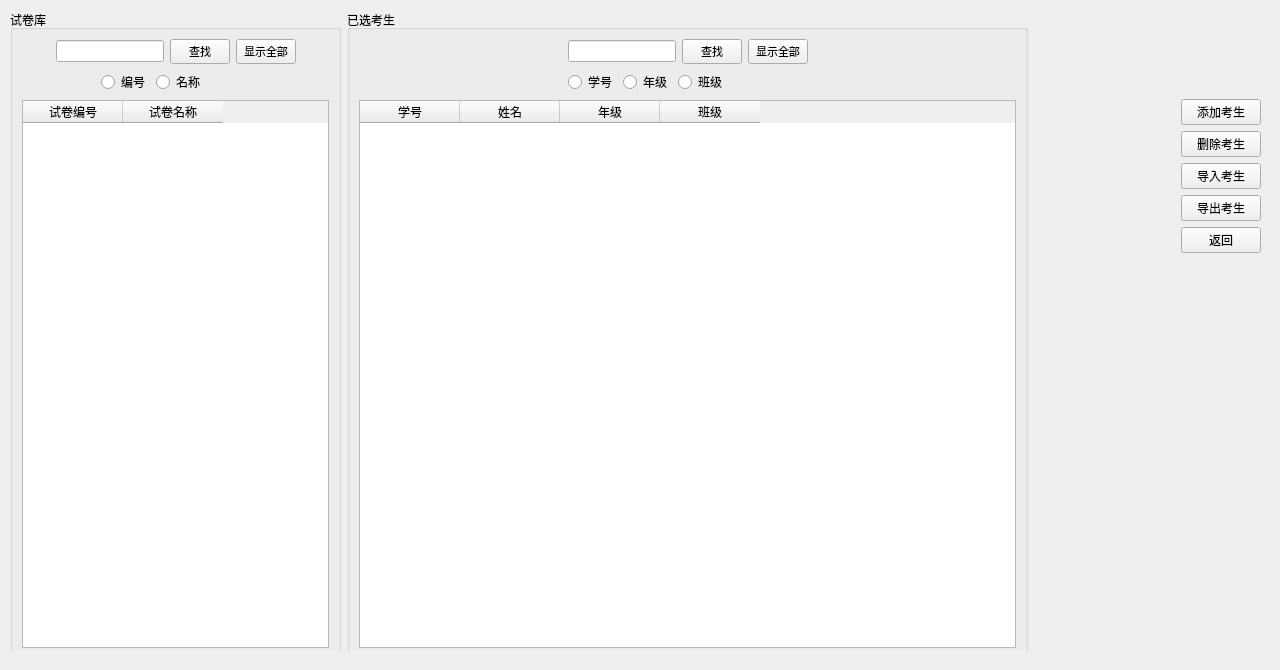
<?xml version="1.0" encoding="UTF-8"?>
<ui version="4.0">
 <class>PaperSetting</class>
 <widget class="QWidget" name="PaperSetting">
  <property name="geometry">
   <rect>
    <x>0</x>
    <y>0</y>
    <width>1280</width>
    <height>670</height>
   </rect>
  </property>
  <property name="sizePolicy">
   <sizepolicy hsizetype="Preferred" vsizetype="Preferred">
    <horstretch>0</horstretch>
    <verstretch>0</verstretch>
   </sizepolicy>
  </property>
  <property name="font">
   <font>
    <pointsize>7</pointsize>
   </font>
  </property>
  <property name="windowTitle">
   <string>Form</string>
  </property>
  <widget class="QWidget" name="">
   <property name="geometry">
    <rect>
     <x>10</x>
     <y>10</y>
     <width>1251</width>
     <height>641</height>
    </rect>
   </property>
   <layout class="QHBoxLayout" name="horizontalLayout">
    <item>
     <widget class="QGroupBox" name="groupBox_2">
      <property name="sizePolicy">
       <sizepolicy hsizetype="Fixed" vsizetype="Fixed">
        <horstretch>0</horstretch>
        <verstretch>0</verstretch>
       </sizepolicy>
      </property>
      <property name="minimumSize">
       <size>
        <width>331</width>
        <height>650</height>
       </size>
      </property>
      <property name="maximumSize">
       <size>
        <width>331</width>
        <height>650</height>
       </size>
      </property>
      <property name="font">
       <font>
        <pointsize>9</pointsize>
       </font>
      </property>
      <property name="title">
       <string>试卷库</string>
      </property>
      <layout class="QGridLayout" name="gridLayout_2">
       <item row="0" column="0">
        <spacer name="horizontalSpacer_7">
         <property name="orientation">
          <enum>Qt::Horizontal</enum>
         </property>
         <property name="sizeHint" stdset="0">
          <size>
           <width>18</width>
           <height>20</height>
          </size>
         </property>
        </spacer>
       </item>
       <item row="0" column="1">
        <layout class="QVBoxLayout" name="verticalLayout_2">
         <item>
          <layout class="QHBoxLayout" name="horizontalLayout_3">
           <item>
            <widget class="QLineEdit" name="lineEdit"/>
           </item>
           <item>
            <widget class="QPushButton" name="pushButton_searchpaper">
             <property name="sizePolicy">
              <sizepolicy hsizetype="Fixed" vsizetype="Fixed">
               <horstretch>60</horstretch>
               <verstretch>25</verstretch>
              </sizepolicy>
             </property>
             <property name="maximumSize">
              <size>
               <width>60</width>
               <height>25</height>
              </size>
             </property>
             <property name="font">
              <font>
               <pointsize>8</pointsize>
              </font>
             </property>
             <property name="text">
              <string>查找</string>
             </property>
            </widget>
           </item>
           <item>
            <widget class="QPushButton" name="pushButton_allpaper">
             <property name="sizePolicy">
              <sizepolicy hsizetype="Fixed" vsizetype="Fixed">
               <horstretch>60</horstretch>
               <verstretch>25</verstretch>
              </sizepolicy>
             </property>
             <property name="maximumSize">
              <size>
               <width>60</width>
               <height>25</height>
              </size>
             </property>
             <property name="font">
              <font>
               <pointsize>8</pointsize>
              </font>
             </property>
             <property name="text">
              <string>显示全部</string>
             </property>
            </widget>
           </item>
          </layout>
         </item>
         <item>
          <layout class="QHBoxLayout" name="horizontalLayout_4">
           <item>
            <spacer name="horizontalSpacer_5">
             <property name="orientation">
              <enum>Qt::Horizontal</enum>
             </property>
             <property name="sizeHint" stdset="0">
              <size>
               <width>40</width>
               <height>20</height>
              </size>
             </property>
            </spacer>
           </item>
           <item>
            <widget class="QRadioButton" name="radioButton_paperid">
             <property name="text">
              <string>编号</string>
             </property>
            </widget>
           </item>
           <item>
            <widget class="QRadioButton" name="radioButton_papername">
             <property name="text">
              <string>名称</string>
             </property>
            </widget>
           </item>
           <item>
            <spacer name="horizontalSpacer_4">
             <property name="orientation">
              <enum>Qt::Horizontal</enum>
             </property>
             <property name="sizeHint" stdset="0">
              <size>
               <width>40</width>
               <height>20</height>
              </size>
             </property>
            </spacer>
           </item>
           <item>
            <spacer name="horizontalSpacer_6">
             <property name="orientation">
              <enum>Qt::Horizontal</enum>
             </property>
             <property name="sizeHint" stdset="0">
              <size>
               <width>40</width>
               <height>20</height>
              </size>
             </property>
            </spacer>
           </item>
          </layout>
         </item>
        </layout>
       </item>
       <item row="0" column="2">
        <spacer name="horizontalSpacer_8">
         <property name="orientation">
          <enum>Qt::Horizontal</enum>
         </property>
         <property name="sizeHint" stdset="0">
          <size>
           <width>18</width>
           <height>20</height>
          </size>
         </property>
        </spacer>
       </item>
       <item row="1" column="0" colspan="3">
        <widget class="QTableWidget" name="tableWidget_allpaper">
         <property name="font">
          <font>
           <family>宋体</family>
           <pointsize>9</pointsize>
          </font>
         </property>
         <property name="editTriggers">
          <set>QAbstractItemView::NoEditTriggers</set>
         </property>
         <column>
          <property name="text">
           <string>试卷编号</string>
          </property>
         </column>
         <column>
          <property name="text">
           <string>试卷名称</string>
          </property>
         </column>
        </widget>
       </item>
      </layout>
     </widget>
    </item>
    <item>
     <widget class="QGroupBox" name="groupBox_3">
      <property name="sizePolicy">
       <sizepolicy hsizetype="Fixed" vsizetype="Fixed">
        <horstretch>0</horstretch>
        <verstretch>0</verstretch>
       </sizepolicy>
      </property>
      <property name="minimumSize">
       <size>
        <width>681</width>
        <height>650</height>
       </size>
      </property>
      <property name="maximumSize">
       <size>
        <width>681</width>
        <height>650</height>
       </size>
      </property>
      <property name="font">
       <font>
        <pointsize>9</pointsize>
       </font>
      </property>
      <property name="title">
       <string>已选考生</string>
      </property>
      <layout class="QGridLayout" name="gridLayout_5">
       <item row="0" column="0">
        <spacer name="horizontalSpacer_15">
         <property name="orientation">
          <enum>Qt::Horizontal</enum>
         </property>
         <property name="sizeHint" stdset="0">
          <size>
           <width>81</width>
           <height>20</height>
          </size>
         </property>
        </spacer>
       </item>
       <item row="0" column="1">
        <layout class="QVBoxLayout" name="verticalLayout_5">
         <item>
          <layout class="QHBoxLayout" name="horizontalLayout_9">
           <item>
            <widget class="QLineEdit" name="lineEdit_searchselectstudent"/>
           </item>
           <item>
            <widget class="QPushButton" name="pushButton_searchselectstudent">
             <property name="sizePolicy">
              <sizepolicy hsizetype="Fixed" vsizetype="Fixed">
               <horstretch>60</horstretch>
               <verstretch>25</verstretch>
              </sizepolicy>
             </property>
             <property name="maximumSize">
              <size>
               <width>60</width>
               <height>25</height>
              </size>
             </property>
             <property name="font">
              <font>
               <pointsize>8</pointsize>
              </font>
             </property>
             <property name="text">
              <string>查找</string>
             </property>
            </widget>
           </item>
           <item>
            <widget class="QPushButton" name="pushButton_allselectstudent">
             <property name="sizePolicy">
              <sizepolicy hsizetype="Fixed" vsizetype="Fixed">
               <horstretch>60</horstretch>
               <verstretch>25</verstretch>
              </sizepolicy>
             </property>
             <property name="maximumSize">
              <size>
               <width>60</width>
               <height>25</height>
              </size>
             </property>
             <property name="font">
              <font>
               <pointsize>8</pointsize>
              </font>
             </property>
             <property name="text">
              <string>显示全部</string>
             </property>
            </widget>
           </item>
          </layout>
         </item>
         <item>
          <layout class="QHBoxLayout" name="horizontalLayout_10">
           <item>
            <widget class="QRadioButton" name="radioButton_selectstudentnumber">
             <property name="text">
              <string>学号</string>
             </property>
            </widget>
           </item>
           <item>
            <widget class="QRadioButton" name="radioButton_selectgrade">
             <property name="text">
              <string>年级</string>
             </property>
            </widget>
           </item>
           <item>
            <widget class="QRadioButton" name="radioButton_selectclass">
             <property name="text">
              <string>班级</string>
             </property>
            </widget>
           </item>
           <item>
            <spacer name="horizontalSpacer_16">
             <property name="orientation">
              <enum>Qt::Horizontal</enum>
             </property>
             <property name="sizeHint" stdset="0">
              <size>
               <width>40</width>
               <height>20</height>
              </size>
             </property>
            </spacer>
           </item>
          </layout>
         </item>
        </layout>
       </item>
       <item row="1" column="0" colspan="3">
        <widget class="QTableWidget" name="tableWidget_selectstudent">
         <property name="font">
          <font>
           <family>宋体</family>
           <pointsize>9</pointsize>
          </font>
         </property>
         <property name="mouseTracking">
          <bool>false</bool>
         </property>
         <property name="toolTip">
          <string>所有学生名单</string>
         </property>
         <property name="editTriggers">
          <set>QAbstractItemView::NoEditTriggers</set>
         </property>
         <column>
          <property name="text">
           <string>学号</string>
          </property>
         </column>
         <column>
          <property name="text">
           <string>姓名</string>
          </property>
         </column>
         <column>
          <property name="text">
           <string>年级</string>
          </property>
         </column>
         <column>
          <property name="text">
           <string>班级</string>
          </property>
         </column>
        </widget>
       </item>
       <item row="0" column="2">
        <spacer name="horizontalSpacer_17">
         <property name="orientation">
          <enum>Qt::Horizontal</enum>
         </property>
         <property name="sizeHint" stdset="0">
          <size>
           <width>80</width>
           <height>20</height>
          </size>
         </property>
        </spacer>
       </item>
      </layout>
     </widget>
    </item>
    <item>
     <spacer name="horizontalSpacer_2">
      <property name="orientation">
       <enum>Qt::Horizontal</enum>
      </property>
      <property name="sizeHint" stdset="0">
       <size>
        <width>40</width>
        <height>20</height>
       </size>
      </property>
     </spacer>
    </item>
    <item>
     <spacer name="horizontalSpacer">
      <property name="orientation">
       <enum>Qt::Horizontal</enum>
      </property>
      <property name="sizeHint" stdset="0">
       <size>
        <width>40</width>
        <height>20</height>
       </size>
      </property>
     </spacer>
    </item>
    <item>
     <layout class="QVBoxLayout" name="verticalLayout_6">
      <item>
       <spacer name="verticalSpacer">
        <property name="orientation">
         <enum>Qt::Vertical</enum>
        </property>
        <property name="sizeHint" stdset="0">
         <size>
          <width>20</width>
          <height>40</height>
         </size>
        </property>
       </spacer>
      </item>
      <item>
       <spacer name="verticalSpacer_2">
        <property name="orientation">
         <enum>Qt::Vertical</enum>
        </property>
        <property name="sizeHint" stdset="0">
         <size>
          <width>20</width>
          <height>40</height>
         </size>
        </property>
       </spacer>
      </item>
      <item>
       <widget class="QPushButton" name="pushButton_addstudent">
        <property name="sizePolicy">
         <sizepolicy hsizetype="Fixed" vsizetype="Fixed">
          <horstretch>0</horstretch>
          <verstretch>0</verstretch>
         </sizepolicy>
        </property>
        <property name="minimumSize">
         <size>
          <width>0</width>
          <height>0</height>
         </size>
        </property>
        <property name="font">
         <font>
          <family>SimSun-ExtB</family>
          <pointsize>9</pointsize>
         </font>
        </property>
        <property name="text">
         <string>添加考生</string>
        </property>
       </widget>
      </item>
      <item>
       <widget class="QPushButton" name="pushButton_deletestudent">
        <property name="sizePolicy">
         <sizepolicy hsizetype="Fixed" vsizetype="Fixed">
          <horstretch>0</horstretch>
          <verstretch>0</verstretch>
         </sizepolicy>
        </property>
        <property name="minimumSize">
         <size>
          <width>0</width>
          <height>0</height>
         </size>
        </property>
        <property name="font">
         <font>
          <family>SimSun-ExtB</family>
          <pointsize>9</pointsize>
         </font>
        </property>
        <property name="text">
         <string>删除考生</string>
        </property>
       </widget>
      </item>
      <item>
       <widget class="QPushButton" name="pushButton_import">
        <property name="sizePolicy">
         <sizepolicy hsizetype="Fixed" vsizetype="Fixed">
          <horstretch>0</horstretch>
          <verstretch>0</verstretch>
         </sizepolicy>
        </property>
        <property name="minimumSize">
         <size>
          <width>0</width>
          <height>0</height>
         </size>
        </property>
        <property name="font">
         <font>
          <family>SimSun-ExtB</family>
          <pointsize>9</pointsize>
         </font>
        </property>
        <property name="text">
         <string>导入考生</string>
        </property>
       </widget>
      </item>
      <item>
       <widget class="QPushButton" name="pushButton_export">
        <property name="sizePolicy">
         <sizepolicy hsizetype="Fixed" vsizetype="Fixed">
          <horstretch>0</horstretch>
          <verstretch>0</verstretch>
         </sizepolicy>
        </property>
        <property name="minimumSize">
         <size>
          <width>0</width>
          <height>0</height>
         </size>
        </property>
        <property name="font">
         <font>
          <family>SimSun-ExtB</family>
          <pointsize>9</pointsize>
         </font>
        </property>
        <property name="text">
         <string>导出考生</string>
        </property>
       </widget>
      </item>
      <item>
       <widget class="QPushButton" name="pushButton_back">
        <property name="sizePolicy">
         <sizepolicy hsizetype="Fixed" vsizetype="Fixed">
          <horstretch>0</horstretch>
          <verstretch>0</verstretch>
         </sizepolicy>
        </property>
        <property name="minimumSize">
         <size>
          <width>0</width>
          <height>0</height>
         </size>
        </property>
        <property name="maximumSize">
         <size>
          <width>16777215</width>
          <height>1111</height>
         </size>
        </property>
        <property name="font">
         <font>
          <family>SimSun-ExtB</family>
          <pointsize>9</pointsize>
          <weight>50</weight>
          <italic>false</italic>
          <bold>false</bold>
          <underline>false</underline>
          <strikeout>false</strikeout>
         </font>
        </property>
        <property name="layoutDirection">
         <enum>Qt::RightToLeft</enum>
        </property>
        <property name="text">
         <string>返回</string>
        </property>
       </widget>
      </item>
      <item>
       <spacer name="verticalSpacer_3">
        <property name="orientation">
         <enum>Qt::Vertical</enum>
        </property>
        <property name="sizeHint" stdset="0">
         <size>
          <width>20</width>
          <height>40</height>
         </size>
        </property>
       </spacer>
      </item>
      <item>
       <spacer name="verticalSpacer_7">
        <property name="orientation">
         <enum>Qt::Vertical</enum>
        </property>
        <property name="sizeHint" stdset="0">
         <size>
          <width>20</width>
          <height>40</height>
         </size>
        </property>
       </spacer>
      </item>
      <item>
       <spacer name="verticalSpacer_8">
        <property name="orientation">
         <enum>Qt::Vertical</enum>
        </property>
        <property name="sizeHint" stdset="0">
         <size>
          <width>20</width>
          <height>40</height>
         </size>
        </property>
       </spacer>
      </item>
      <item>
       <spacer name="verticalSpacer_4">
        <property name="orientation">
         <enum>Qt::Vertical</enum>
        </property>
        <property name="sizeHint" stdset="0">
         <size>
          <width>20</width>
          <height>40</height>
         </size>
        </property>
       </spacer>
      </item>
      <item>
       <spacer name="verticalSpacer_10">
        <property name="orientation">
         <enum>Qt::Vertical</enum>
        </property>
        <property name="sizeHint" stdset="0">
         <size>
          <width>20</width>
          <height>40</height>
         </size>
        </property>
       </spacer>
      </item>
      <item>
       <spacer name="verticalSpacer_9">
        <property name="orientation">
         <enum>Qt::Vertical</enum>
        </property>
        <property name="sizeHint" stdset="0">
         <size>
          <width>20</width>
          <height>40</height>
         </size>
        </property>
       </spacer>
      </item>
      <item>
       <spacer name="verticalSpacer_5">
        <property name="orientation">
         <enum>Qt::Vertical</enum>
        </property>
        <property name="sizeHint" stdset="0">
         <size>
          <width>20</width>
          <height>40</height>
         </size>
        </property>
       </spacer>
      </item>
      <item>
       <spacer name="verticalSpacer_11">
        <property name="orientation">
         <enum>Qt::Vertical</enum>
        </property>
        <property name="sizeHint" stdset="0">
         <size>
          <width>20</width>
          <height>40</height>
         </size>
        </property>
       </spacer>
      </item>
      <item>
       <spacer name="verticalSpacer_6">
        <property name="orientation">
         <enum>Qt::Vertical</enum>
        </property>
        <property name="sizeHint" stdset="0">
         <size>
          <width>20</width>
          <height>40</height>
         </size>
        </property>
       </spacer>
      </item>
     </layout>
    </item>
   </layout>
  </widget>
  <zorder>groupBox_2</zorder>
  <zorder>groupBox_3</zorder>
  <zorder>layoutWidget</zorder>
  <zorder>horizontalSpacer_17</zorder>
  <zorder>horizontalSpacer</zorder>
  <zorder>horizontalSpacer_2</zorder>
 </widget>
 <resources/>
 <connections/>
</ui>
